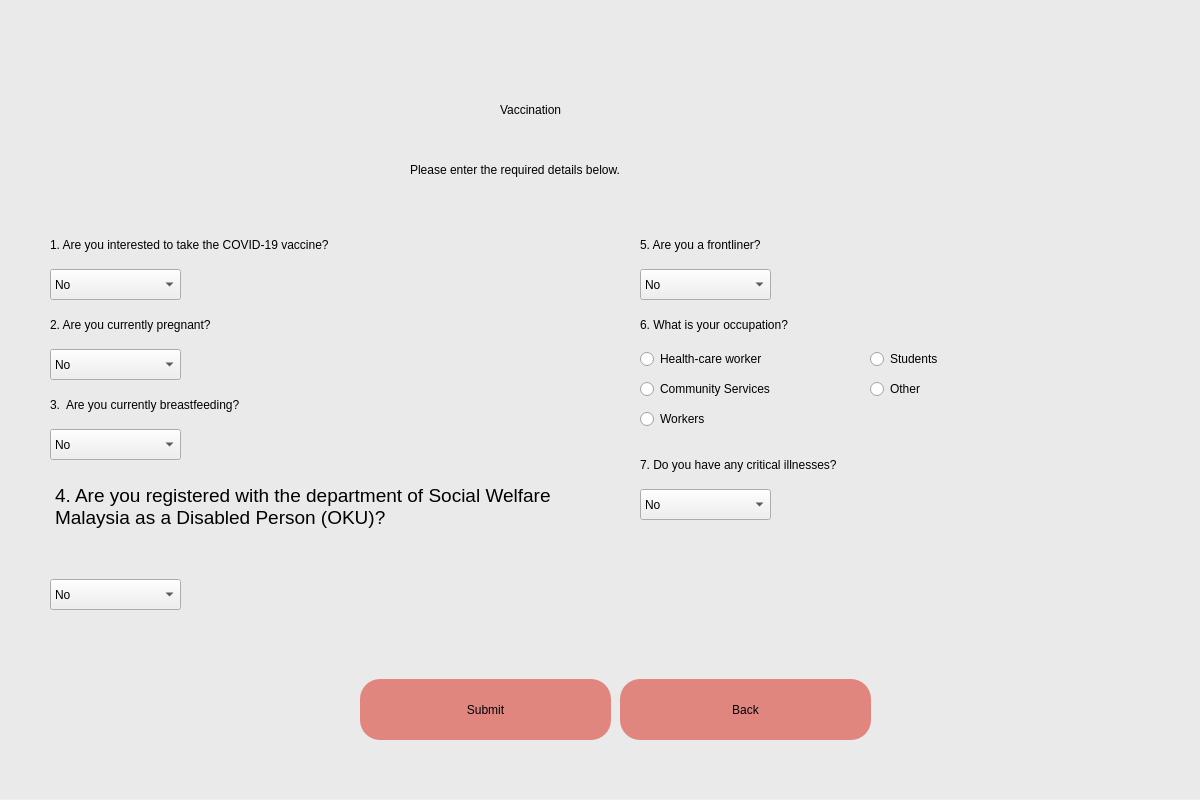
<?xml version="1.0" encoding="UTF-8"?>
<ui version="4.0">
 <class>Dialog</class>
 <widget class="QDialog" name="Dialog">
  <property name="geometry">
   <rect>
    <x>0</x>
    <y>0</y>
    <width>1200</width>
    <height>800</height>
   </rect>
  </property>
  <property name="windowTitle">
   <string>Dialog</string>
  </property>
  <widget class="QWidget" name="widget" native="true">
   <property name="geometry">
    <rect>
     <x>0</x>
     <y>-1</y>
     <width>1200</width>
     <height>800</height>
    </rect>
   </property>
   <property name="styleSheet">
    <string notr="true">QWidget#widget{
background-color:rgb(234, 234, 234);}</string>
   </property>
   <widget class="QLabel" name="label">
    <property name="geometry">
     <rect>
      <x>500</x>
      <y>80</y>
      <width>251</width>
      <height>61</height>
     </rect>
    </property>
    <property name="styleSheet">
     <string notr="true">font: 32pt &quot;Calibri&quot;;color:black</string>
    </property>
    <property name="text">
     <string>Vaccination</string>
    </property>
   </widget>
   <widget class="QPushButton" name="submit_vaccination">
    <property name="geometry">
     <rect>
      <x>360</x>
      <y>680</y>
      <width>251</width>
      <height>61</height>
     </rect>
    </property>
    <property name="styleSheet">
     <string notr="true">border-radius:20px;background-color:rgb(225, 134, 127);
font: 24pt &quot;Calibri&quot;;</string>
    </property>
    <property name="text">
     <string>Submit</string>
    </property>
   </widget>
   <widget class="QLabel" name="label_2">
    <property name="geometry">
     <rect>
      <x>410</x>
      <y>150</y>
      <width>431</width>
      <height>41</height>
     </rect>
    </property>
    <property name="styleSheet">
     <string notr="true">font: 16pt &quot;Calibri&quot;;color:black</string>
    </property>
    <property name="text">
     <string>Please enter the required details below.</string>
    </property>
   </widget>
   <widget class="QLabel" name="label_error">
    <property name="geometry">
     <rect>
      <x>470</x>
      <y>460</y>
      <width>161</width>
      <height>31</height>
     </rect>
    </property>
    <property name="styleSheet">
     <string notr="true">font: 12pt &quot;Calibri&quot;;color:red</string>
    </property>
    <property name="text">
     <string/>
    </property>
   </widget>
   <widget class="QLabel" name="q1_1">
    <property name="geometry">
     <rect>
      <x>50</x>
      <y>230</y>
      <width>571</width>
      <height>31</height>
     </rect>
    </property>
    <property name="styleSheet">
     <string notr="true">font: 16pt &quot;Calibri&quot;;color:black</string>
    </property>
    <property name="text">
     <string>1. Are you interested to take the COVID-19 vaccine?</string>
    </property>
   </widget>
   <widget class="QLabel" name="q1_2">
    <property name="geometry">
     <rect>
      <x>50</x>
      <y>310</y>
      <width>541</width>
      <height>31</height>
     </rect>
    </property>
    <property name="styleSheet">
     <string notr="true">font: 16pt &quot;Calibri&quot;;color:black</string>
    </property>
    <property name="text">
     <string>2. Are you currently pregnant?</string>
    </property>
   </widget>
   <widget class="QLabel" name="q1_3">
    <property name="geometry">
     <rect>
      <x>50</x>
      <y>390</y>
      <width>541</width>
      <height>31</height>
     </rect>
    </property>
    <property name="styleSheet">
     <string notr="true">font: 16pt &quot;Calibri&quot;;color:black</string>
    </property>
    <property name="text">
     <string>3.  Are you currently breastfeeding?</string>
    </property>
   </widget>
   <widget class="QLabel" name="q1_5">
    <property name="geometry">
     <rect>
      <x>640</x>
      <y>230</y>
      <width>261</width>
      <height>31</height>
     </rect>
    </property>
    <property name="styleSheet">
     <string notr="true">font: 16pt &quot;Calibri&quot;;color:black</string>
    </property>
    <property name="text">
     <string>5. Are you a frontliner?</string>
    </property>
   </widget>
   <widget class="QLabel" name="q1_6">
    <property name="geometry">
     <rect>
      <x>640</x>
      <y>310</y>
      <width>311</width>
      <height>31</height>
     </rect>
    </property>
    <property name="styleSheet">
     <string notr="true">font: 16pt &quot;Calibri&quot;;color:black</string>
    </property>
    <property name="text">
     <string>6. What is your occupation?</string>
    </property>
   </widget>
   <widget class="QLabel" name="q1_7">
    <property name="geometry">
     <rect>
      <x>640</x>
      <y>450</y>
      <width>541</width>
      <height>31</height>
     </rect>
    </property>
    <property name="styleSheet">
     <string notr="true">font: 16pt &quot;Calibri&quot;;color:black</string>
    </property>
    <property name="text">
     <string>7. Do you have any critical illnesses?</string>
    </property>
   </widget>
   <widget class="QComboBox" name="comboBox_q1_1">
    <property name="geometry">
     <rect>
      <x>50</x>
      <y>270</y>
      <width>131</width>
      <height>31</height>
     </rect>
    </property>
    <property name="styleSheet">
     <string notr="true">font: 14pt &quot;Calibri&quot;;</string>
    </property>
    <item>
     <property name="text">
      <string>No</string>
     </property>
    </item>
    <item>
     <property name="text">
      <string>Yes</string>
     </property>
    </item>
   </widget>
   <widget class="QComboBox" name="comboBox_q1_2">
    <property name="geometry">
     <rect>
      <x>50</x>
      <y>350</y>
      <width>131</width>
      <height>31</height>
     </rect>
    </property>
    <property name="styleSheet">
     <string notr="true">font: 14pt &quot;Calibri&quot;;</string>
    </property>
    <item>
     <property name="text">
      <string>No</string>
     </property>
    </item>
    <item>
     <property name="text">
      <string>Yes</string>
     </property>
    </item>
   </widget>
   <widget class="QComboBox" name="comboBox_q1_3">
    <property name="geometry">
     <rect>
      <x>50</x>
      <y>430</y>
      <width>131</width>
      <height>31</height>
     </rect>
    </property>
    <property name="styleSheet">
     <string notr="true">font: 14pt &quot;Calibri&quot;;</string>
    </property>
    <item>
     <property name="text">
      <string>No</string>
     </property>
    </item>
    <item>
     <property name="text">
      <string>Yes</string>
     </property>
    </item>
   </widget>
   <widget class="QComboBox" name="comboBox_q1_4">
    <property name="geometry">
     <rect>
      <x>50</x>
      <y>580</y>
      <width>131</width>
      <height>31</height>
     </rect>
    </property>
    <property name="styleSheet">
     <string notr="true">font: 14pt &quot;Calibri&quot;;</string>
    </property>
    <item>
     <property name="text">
      <string>No</string>
     </property>
    </item>
    <item>
     <property name="text">
      <string>Yes</string>
     </property>
    </item>
   </widget>
   <widget class="QComboBox" name="comboBox_q1_5">
    <property name="geometry">
     <rect>
      <x>640</x>
      <y>270</y>
      <width>131</width>
      <height>31</height>
     </rect>
    </property>
    <property name="styleSheet">
     <string notr="true">font: 14pt &quot;Calibri&quot;;</string>
    </property>
    <item>
     <property name="text">
      <string>No</string>
     </property>
    </item>
    <item>
     <property name="text">
      <string>Yes</string>
     </property>
    </item>
   </widget>
   <widget class="QComboBox" name="comboBox_q1_7">
    <property name="geometry">
     <rect>
      <x>640</x>
      <y>490</y>
      <width>131</width>
      <height>31</height>
     </rect>
    </property>
    <property name="styleSheet">
     <string notr="true">font: 14pt &quot;Calibri&quot;;</string>
    </property>
    <item>
     <property name="text">
      <string>No</string>
     </property>
    </item>
    <item>
     <property name="text">
      <string>Yes</string>
     </property>
    </item>
   </widget>
   <widget class="QTextBrowser" name="q1_4">
    <property name="geometry">
     <rect>
      <x>50</x>
      <y>480</y>
      <width>511</width>
      <height>101</height>
     </rect>
    </property>
    <property name="styleSheet">
     <string notr="true">font: 16pt &quot;Calibri&quot;;color:black;background-color:rgba(0,0,0,0);</string>
    </property>
    <property name="html">
     <string>&lt;!DOCTYPE HTML PUBLIC &quot;-//W3C//DTD HTML 4.0//EN&quot; &quot;http://www.w3.org/TR/REC-html40/strict.dtd&quot;&gt;
&lt;html&gt;&lt;head&gt;&lt;meta name=&quot;qrichtext&quot; content=&quot;1&quot; /&gt;&lt;style type=&quot;text/css&quot;&gt;
p, li { white-space: pre-wrap; }
&lt;/style&gt;&lt;/head&gt;&lt;body style=&quot; font-family:'Calibri'; font-size:16pt; font-weight:400; font-style:normal;&quot;&gt;
&lt;p style=&quot; margin-top:0px; margin-bottom:0px; margin-left:0px; margin-right:0px; -qt-block-indent:0; text-indent:0px;&quot;&gt;&lt;span style=&quot; font-family:'MS Shell Dlg 2'; font-size:14pt;&quot;&gt;4. Are you registered with the department of Social Welfare Malaysia as a Disabled Person (OKU)?&lt;/span&gt;&lt;/p&gt;&lt;/body&gt;&lt;/html&gt;</string>
    </property>
   </widget>
   <widget class="QRadioButton" name="radioButton_1">
    <property name="geometry">
     <rect>
      <x>640</x>
      <y>350</y>
      <width>161</width>
      <height>20</height>
     </rect>
    </property>
    <property name="styleSheet">
     <string notr="true">color:black;
font: 10pt &quot;Calibri&quot;;</string>
    </property>
    <property name="text">
     <string>Health-care worker</string>
    </property>
   </widget>
   <widget class="QRadioButton" name="radioButton_2">
    <property name="geometry">
     <rect>
      <x>640</x>
      <y>380</y>
      <width>171</width>
      <height>20</height>
     </rect>
    </property>
    <property name="styleSheet">
     <string notr="true">color:black;
font: 10pt &quot;Calibri&quot;;</string>
    </property>
    <property name="text">
     <string>Community Services</string>
    </property>
   </widget>
   <widget class="QRadioButton" name="radioButton_3">
    <property name="geometry">
     <rect>
      <x>640</x>
      <y>410</y>
      <width>141</width>
      <height>20</height>
     </rect>
    </property>
    <property name="styleSheet">
     <string notr="true">color:black;
font: 10pt &quot;Calibri&quot;;</string>
    </property>
    <property name="text">
     <string>Workers</string>
    </property>
   </widget>
   <widget class="QRadioButton" name="radioButton_4">
    <property name="geometry">
     <rect>
      <x>870</x>
      <y>350</y>
      <width>141</width>
      <height>20</height>
     </rect>
    </property>
    <property name="styleSheet">
     <string notr="true">color:black;
font: 10pt &quot;Calibri&quot;;</string>
    </property>
    <property name="text">
     <string>Students</string>
    </property>
   </widget>
   <widget class="QRadioButton" name="radioButton_5">
    <property name="geometry">
     <rect>
      <x>870</x>
      <y>380</y>
      <width>141</width>
      <height>20</height>
     </rect>
    </property>
    <property name="styleSheet">
     <string notr="true">color:black;
font: 10pt &quot;Calibri&quot;;</string>
    </property>
    <property name="text">
     <string>Other</string>
    </property>
   </widget>
   <widget class="QPushButton" name="btn_goToMainMenu">
    <property name="geometry">
     <rect>
      <x>620</x>
      <y>680</y>
      <width>251</width>
      <height>61</height>
     </rect>
    </property>
    <property name="styleSheet">
     <string notr="true">border-radius:20px;background-color:rgb(225, 134, 127);
font: 24pt &quot;Calibri&quot;;</string>
    </property>
    <property name="text">
     <string>Back</string>
    </property>
   </widget>
  </widget>
 </widget>
 <resources/>
 <connections/>
</ui>
